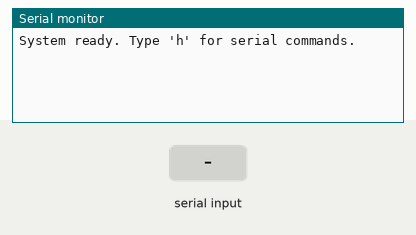
Recording of a sketch running on a simulated Arduino Uno, built with avr-gcc and run on an emulated ATmega328P. On the bench: the last lines printed to the serial monitor. Inputs (shaded band) come from the test bench.

Above: at 1.2 s.
1.3 s: "+\n" received over Serial
At 2.5 s:
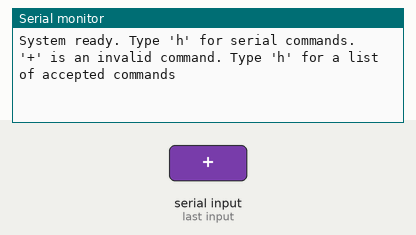
2.8 s: "M90\n" received over Serial
At 4.0 s:
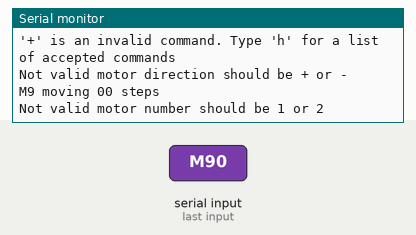
4.3 s: "M,45\n" received over Serial
At 5.3 s:
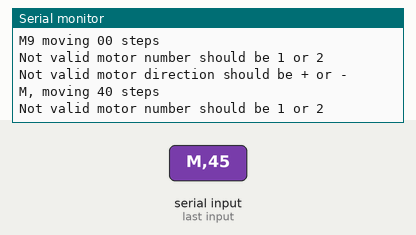
5.8 s: "h90\n" received over Serial
At 7.0 s:
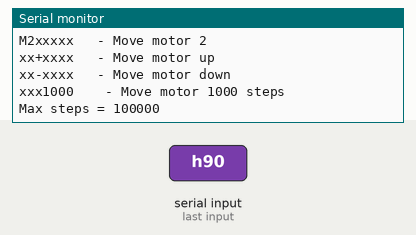

The sketch:

Shaker_Motor_v3.ino
```cpp
/*CONTROL SYSTEM FOR STEPPER MOTORS ATTACHED TO SHAKER 1

  Serial commands are interpreted when the data is available, storing all data to an array (serialBuffer)
  with the processIncomingByte function, before interpreting them in the process_data function. This
  process discards any command that exceeds the buffer limit set by MAX_INPUT.

  To gain a 2x speed up of the microstepping edit the header file when building to
  #define MICROSTEPS 8 // 8 or 16.
  */

#include <Wire.h>
#include <Adafruit_MotorShield.h>
#include "utility/Adafruit_MS_PWMServoDriver.h"

/*Setup stepper motors*/
Adafruit_MotorShield AFMS = Adafruit_MotorShield();  // Create an instance of the Adafruit Motor Shield
Adafruit_StepperMotor *stepper1 = AFMS.getStepper(200, 1);  // Stepper motor 1 object
Adafruit_StepperMotor *stepper2 = AFMS.getStepper(200, 2);  // Stepper motor 2 object

const int carriageReturn = 13;                                      // Decimal equivalent for carriage return character
const int newLine = 10;                                             // Decimal equivalent for new line character
const unsigned int MAX_INPUT = 30;                                  // Set max array size
boolean dataCorrupt = false;                                        // Set data corrupt flag to 0

/* Serial Processing (Execute Stored Commands) */
void process_data (const char *data) {
  int index = 0;
  int steps=0;
  int direction;

  //for (index = 0; isPrintable(data[index]); index++) {
    switch (data[index]) {                                                                // Switch each array index
      case 'M':
        steps = 0;
        /*Work out how many steps*/
        for (int n = index + 3; isDigit(data[n]); n++){                     // Check the next few characters without changing index value, limit to 3 digits
          steps *= 10;                                                                     // Shift digit left
          steps += data[n] - '0';                                                          // Insert new digit and take out the '0' character from the previous step
          if (steps > 100000){                                                               // Check that steps is valid
            steps = 0;                                                                     // Fail safe for numbers >10000
            Serial.println(F("Maximum steps exceeded. Valid numbers are 0-100000"));              // Error for user information
          }
        }

        /*Work out which direction to move motor*/
        switch (data[index + 2]){
          case '+':
            direction = FORWARD;
            break;
          case '-':
            direction = BACKWARD;
            break;
          default:
             Serial.println("\nNot valid motor direction should be + or -\n");
             direction = FORWARD;
             steps=0;
        }                                                                                  //

       Serial.println("M" + String(data[index + 1]) + " moving " + String(data[index + 2]) + String(steps) + " steps\n");

        /*Pick motor number and move it*/
        switch (data[index + 1]){
          case '1':
            //Loop present since M2 seems to max out at about 2000 steps
            while (steps > 1000){
              stepper1->step(1000, direction, MICROSTEP); // MICROSTEP
              steps-=1000;
            }
            stepper1->step(steps, direction, MICROSTEP); // MICROSTEP
            stepper1->release();
            Serial.println("M1 moved\n");
            break;
          case '2':
            //Loop present since M2 seems to max out at about 2000 steps
            while (steps > 1000){
              stepper2->step(1000, direction, MICROSTEP); // MICROSTEP
              steps-=1000;
            }
            stepper2->step(steps, direction, MICROSTEP); // MICROSTEP
            stepper2->release();
            Serial.println("M2 moved\n");
            break;
          default:
             Serial.println("Not valid motor number should be 1 or 2\n");
        }                                                                                   //
        break;
      case 'h':                                                                             // HELP COMMANDS
        Serial.print("\nMaximum command length = ");                                          // Warning for maximum input length
        Serial.println(String(MAX_INPUT));
        Serial.println(F("\nHere are the valid commands for use with this equipment:\n"
                         "h \t- Lists commands for use with this system\n"
                         "M1xxxxx \t- Move motor 1\n"
                         "M2xxxxx \t- Move motor 2\n"
                         "xx+xxxx \t- Move motor up\n"
                         "xx-xxxx \t- Move motor down\n"
                         "xxx1000 \t - Move motor 1000 steps\n"
                         "Max steps = 100000\n"));
        break;
      default:                                                                              // DEFAULT
        Serial.print("'");                                                                      // Print warning for unrecognised commands
        Serial.print(data[index]);                                                              // |
        Serial.println("' is an invalid command. Type 'h' for a list of accepted commands");    // |_______________________________________
        break;
    }
}

/* Serial Reading (Data Storage) */
void processIncomingByte (const byte inByte) {
  static char serialBuffer[MAX_INPUT];                                                  // Initialise an array to store serial data
  static unsigned int index = 0;                                                          // Set index to 0
  switch (inByte) {                                                                       // Switch case 'inByte' to assign operation
    case '\n':                                                                              // Process data when new line read
      if (dataCorrupt) {                                                                      // Check if data is corrupt
        Serial.print("\nBuffer overflow. Please enter ");                                       // Print error
        Serial.print(String(MAX_INPUT));                                                        // |
        Serial.println(" characters maximum.\n");                                               // |_________________
        dataCorrupt = false;                                                                    // Reset corrupt flag
      }
      serialBuffer[index] = 0;                                                                // Set data at new line index to '0'
      process_data(serialBuffer);                                                             // Process collected data
      index = 0;                                                                              // Reset index
      memset(serialBuffer, 0, sizeof(serialBuffer));                                          // Clear serial buffer
      break;
    case '\r':                                                                            // Ignore carriage return
      break;
    default:                                                                              // Default operation adds data to buffer if it hasn't overflowed
      if (index <= (MAX_INPUT - 1)) {                                                       // Check pointer hasn't moved past the size of the array
        serialBuffer[index++] = inByte;                                                       // Move the byte to the array
      }
      else if(!dataCorrupt) {                                                               // Verify the dataCorrupt flag isn't currently set and the index isn't in range
        dataCorrupt = true;                                                                   // Set dataCorrupt flag
      }
      break;
  }
}


void setup() {
  stepper1->setSpeed(20000);  // Set the initial speed for stepper motor 1 (adjust as needed)
  stepper2->setSpeed(20000);  // Set the initial speed for stepper motor 2 (adjust as needed)

  //sei();                                                                          // Enable global interrupts

  /* set up INT1 as zero cross interrupt */
  AFMS.begin();  // Initialize the Adafruit Motor Shield
  Serial.begin(115200);                                                           // Enable serial communication at 115200 baud rate
  Serial.println("System ready. Type 'h' for serial commands.");                  // Verify setup complete, give prompt to assist user
}

void loop() {
  if (Serial.available() > 0) {                                                   // Check for serial data                                                                  // Reset the LCD
    processIncomingByte(Serial.read());                                             // Read the incoming character and process it into the incoming buffer
  }

}
```

Measured:
- after the input at 1.3 s, the serial monitor: prints a new line at once (image 1)
- after the input at 2.8 s, the serial monitor: prints a new line at once (image 2)
- after the input at 4.3 s, the serial monitor: prints a new line at once (image 3)
- after the input at 5.8 s, the serial monitor: prints a new line at once (image 4)
